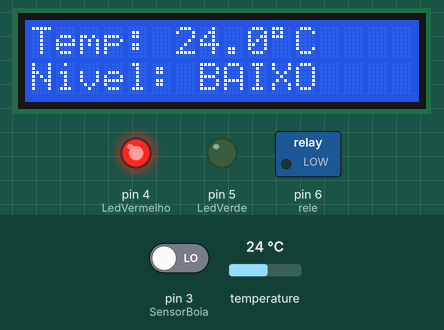
A sketch run on a simulated Arduino Uno, built with avr-gcc and run on an emulated ATmega328P. Shown: 16×2 character LCD, switched loads named in the sketch (green lamp = pin HIGH), output pins drawn as LEDs (lit = HIGH). Wiring (inferred from the names in the program): DS18B20 sensor: data pin 2. Inputs (shaded band) come from the test bench; at power-on: pin 3 (SensorBoia) LOW, temperature 24 °C. What the sketch prints to the serial monitor is not drawn.

Above: at 3.0 s.
3.1 s: pin 3 (SensorBoia) driven HIGH
At 5.2 s:
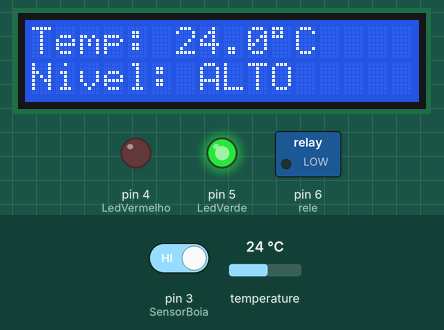
7.4 s: pin 3 (SensorBoia) driven LOW
At 9.4 s:
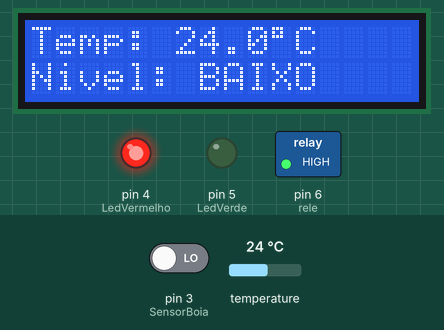
11.7 s: temperature set to 12 °C
At 13.6 s:
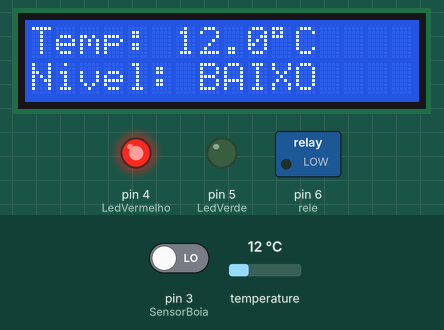
14.1 s: temperature set to 19 °C
At 17.9 s:
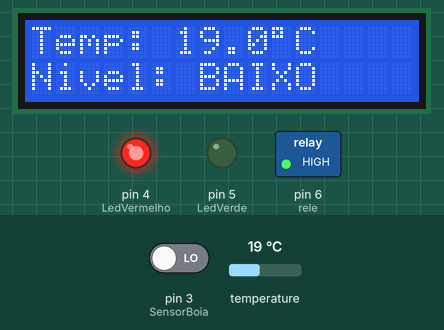
18.4 s: temperature set to 28 °C
At 20.0 s:
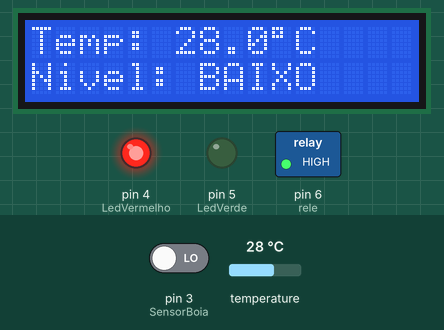
Timing chart, 0 to 23.7 s (numbered marks = the images above; inputs shaded):
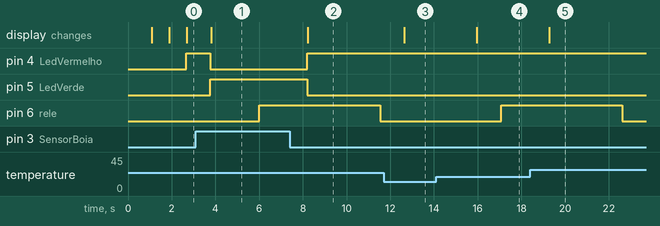

Measured:
- after the input at 3.1 s, pin 4 (LedVermelho): HIGH → LOW after 0.67 s; pin 5 (LedVerde): LOW → HIGH after 0.67 s; the display: changes after 0.70 s (image 1)
- after the input at 7.4 s, pin 4 (LedVermelho): LOW → HIGH after 0.79 s; pin 5 (LedVerde): HIGH → LOW after 0.79 s; the display: changes after 0.82 s (image 2)
- after the input at 11.7 s, the display: changes after 0.95 s (image 3)
- after the input at 14.1 s, the display: changes after 1.9 s (image 4)
- after the input at 18.4 s, the display: changes after 0.88 s (image 5)

The sketch:

leituraanalogica_copy_20251002124512.ino
```cpp
// ====== SUAS DEFINIÇÕES ORIGINAIS ======
#define DS18B20_PIN 2
#define SensorBoia 3
#define LedVermelho 4
#define LedVerde 5
#define rele 6

int leiturasensor; // Variável da boia
unsigned long lastRelayToggle = 0;
const unsigned long relayInterval = 5000; // 5 segundos
bool relayState = false;

// ====== NOVO: I2C de hardware (A4=SDA, A5=SCL) + LCD I2C ======
#include <Wire.h>
#include <LiquidCrystal_I2C.h>

// Endereço do seu módulo I2C (geralmente 0x27; se não aparecer nada no LCD, experimente 0x3F)
LiquidCrystal_I2C lcd(0x27, 16, 2);

// ========= PROTÓTIPOS (originais) =========
bool readTemperature(byte* data);
bool resetPulse();
void writeByte(byte data);
byte readByte();
void writeBit(bool bitVal);
bool readBit();

// ========= FUNÇÃO AUXILIAR (NOVA): atualiza LCD =========
void atualizaLCD(float celsius, int nivelAlto) {
  // Linha 0: Temperatura
  lcd.setCursor(0, 0);
  lcd.print("Temp: ");
  if (isnan(celsius)) {
    lcd.print("--.-");
  } else {
    lcd.print(celsius, 1); // 1 casa decimal
  }
  lcd.print((char)223); // símbolo de grau
  lcd.print("C   ");   // padding simples para limpar resto da linha

  // Linha 1: Nível
  lcd.setCursor(0, 1);
  lcd.print("Nivel: ");
  if (nivelAlto) {
    lcd.print("ALTO ");
  } else {
    lcd.print("BAIXO");
  }
  lcd.print("     "); // padding
}

void setup() {
  Serial.begin(9600);
  delay(1000);

  pinMode(SensorBoia, INPUT);
  pinMode(LedVermelho, OUTPUT);
  pinMode(LedVerde, OUTPUT);
  pinMode(rele, OUTPUT);

  // ====== NOVO: inicia I2C de hardware e LCD ======
  Wire.begin();       // Usa A4 (SDA) e A5 (SCL) no Uno/Nano
  lcd.init();
  lcd.backlight();
  lcd.clear();
  lcd.setCursor(0,0); lcd.print("Iniciando...");
  lcd.setCursor(0,1); lcd.print("Aguarde");
  delay(800);
  lcd.clear();
}

void loop() {
  // SENSOR DE TEMPERATURA
  byte data[9];
  float celsius = NAN;

  if (readTemperature(data)) {
    int16_t rawTemp = (data[1] << 8) | data[0];
    celsius = rawTemp / 16.0;
    Serial.print("Temperatura: ");
    Serial.print(celsius);
    Serial.println(" °C");
  } else {
    Serial.println("Erro ao ler o sensor de temperatura");
  }

  // SENSOR DE NÍVEL DE ÁGUA
  leiturasensor = digitalRead(SensorBoia);
  Serial.print("Leitura do sensor de nível: ");
  Serial.println(leiturasensor);

  if (leiturasensor == HIGH) {
    Serial.println("Nível de água alto");
    digitalWrite(LedVermelho, LOW);
    digitalWrite(LedVerde, HIGH);
  } else {
    Serial.println("Nível de água baixo");
    digitalWrite(LedVermelho, HIGH);
    digitalWrite(LedVerde, LOW);
  }

  // Atualiza LCD
  atualizaLCD(celsius, (leiturasensor == HIGH));

  // RELE (aciona alternadamente a cada 5 segundos)
  if (millis() - lastRelayToggle >= relayInterval) {
    relayState = !relayState;
    digitalWrite(rele, relayState ? HIGH : LOW);
    lastRelayToggle = millis();
  }

  delay(300);
}

// -------- FUNÇÕES AUXILIARES DS18B20 (originais) --------
bool readTemperature(byte* data) {
  if (!resetPulse()) return false;

  writeByte(0xCC); // SKIP ROM
  writeByte(0x44); // CONVERT T
  delay(750);

  if (!resetPulse()) return false;

  writeByte(0xCC); // SKIP ROM
  writeByte(0xBE); // READ SCRATCHPAD

  for (byte i = 0; i < 9; i++) {
    data[i] = readByte();
  }

  // (Opcional) checagem simples de CRC poderia ser adicionada aqui
  return true;
}

bool resetPulse() {
  pinMode(DS18B20_PIN, OUTPUT);
  digitalWrite(DS18B20_PIN, LOW);
  delayMicroseconds(480);
  pinMode(DS18B20_PIN, INPUT);
  delayMicroseconds(70);
  bool presence = !digitalRead(DS18B20_PIN);
  delayMicroseconds(410);
  return presence;
}

void writeByte(byte data) {
  for (byte i = 0; i < 8; i++) {
    writeBit(data & 0x01);
    data >>= 1;
  }
}

byte readByte() {
  byte value = 0;
  for (byte i = 0; i < 8; i++) {
    if (readBit()) value |= (1 << i);
  }
  return value;
}

void writeBit(bool bitVal) {
  pinMode(DS18B20_PIN, OUTPUT);
  digitalWrite(DS18B20_PIN, LOW);
  delayMicroseconds(bitVal ? 10 : 60);
  pinMode(DS18B20_PIN, INPUT);
  delayMicroseconds(bitVal ? 55 : 5);
}

bool readBit() {
  pinMode(DS18B20_PIN, OUTPUT);
  digitalWrite(DS18B20_PIN, LOW);
  delayMicroseconds(3);
  pinMode(DS18B20_PIN, INPUT);
  delayMicroseconds(10);
  bool bitVal = digitalRead(DS18B20_PIN);
  delayMicroseconds(53);
  return bitVal;
}
```
